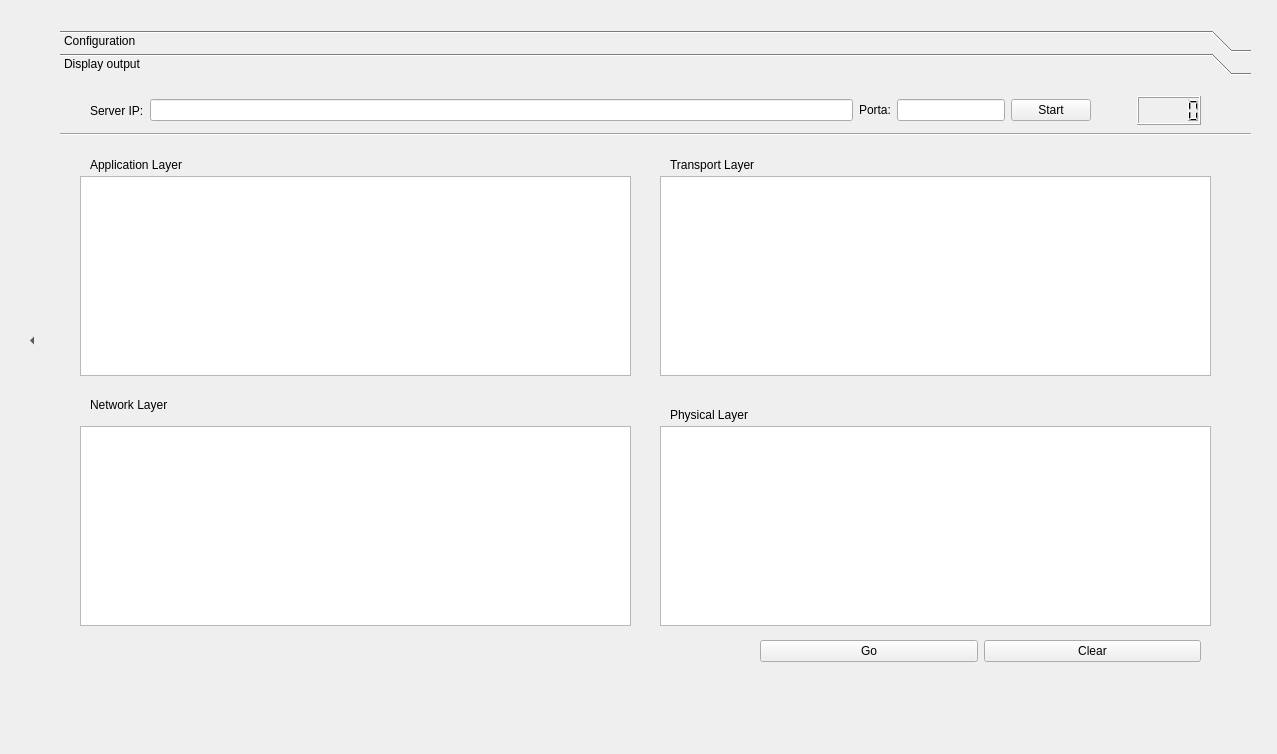
<?xml version="1.0" encoding="UTF-8"?>
<ui version="4.0">
 <class>ClientWidget</class>
 <widget class="QWidget" name="ClientWidget">
  <property name="geometry">
   <rect>
    <x>0</x>
    <y>0</y>
    <width>1277</width>
    <height>754</height>
   </rect>
  </property>
  <property name="windowTitle">
   <string>Form</string>
  </property>
  <widget class="QToolBox" name="toolBox">
   <property name="geometry">
    <rect>
     <x>60</x>
     <y>30</y>
     <width>1191</width>
     <height>651</height>
    </rect>
   </property>
   <property name="sizePolicy">
    <sizepolicy hsizetype="Preferred" vsizetype="Preferred">
     <horstretch>0</horstretch>
     <verstretch>0</verstretch>
    </sizepolicy>
   </property>
   <property name="focusPolicy">
    <enum>Qt::StrongFocus</enum>
   </property>
   <property name="contextMenuPolicy">
    <enum>Qt::DefaultContextMenu</enum>
   </property>
   <property name="autoFillBackground">
    <bool>false</bool>
   </property>
   <property name="midLineWidth">
    <number>0</number>
   </property>
   <property name="currentIndex">
    <number>1</number>
   </property>
   <property name="tabSpacing">
    <number>1</number>
   </property>
   <widget class="QWidget" name="ConfigurationPage">
    <property name="enabled">
     <bool>true</bool>
    </property>
    <property name="geometry">
     <rect>
      <x>0</x>
      <y>0</y>
      <width>1191</width>
      <height>605</height>
     </rect>
    </property>
    <property name="accessibleName">
     <string/>
    </property>
    <property name="autoFillBackground">
     <bool>true</bool>
    </property>
    <attribute name="label">
     <string>Configuration</string>
    </attribute>
    <widget class="Line" name="line_2">
     <property name="geometry">
      <rect>
       <x>0</x>
       <y>50</y>
       <width>1161</width>
       <height>16</height>
      </rect>
     </property>
     <property name="orientation">
      <enum>Qt::Horizontal</enum>
     </property>
    </widget>
    <widget class="QLabel" name="label_5">
     <property name="geometry">
      <rect>
       <x>20</x>
       <y>80</y>
       <width>121</width>
       <height>31</height>
      </rect>
     </property>
     <property name="text">
      <string>&lt;h2&gt;Options:&lt;/h2</string>
     </property>
    </widget>
    <widget class="QWidget" name="layoutWidget">
     <property name="geometry">
      <rect>
       <x>20</x>
       <y>20</y>
       <width>411</width>
       <height>24</height>
      </rect>
     </property>
     <layout class="QHBoxLayout" name="horizontalLayout">
      <item>
       <widget class="QLabel" name="label_4">
        <property name="text">
         <string>Transport Protocol:</string>
        </property>
       </widget>
      </item>
      <item alignment="Qt::AlignHCenter">
       <widget class="QRadioButton" name="radUDP">
        <property name="text">
         <string>UDP</string>
        </property>
        <property name="checked">
         <bool>true</bool>
        </property>
       </widget>
      </item>
      <item alignment="Qt::AlignHCenter">
       <widget class="QRadioButton" name="radTCP">
        <property name="text">
         <string>TCP</string>
        </property>
       </widget>
      </item>
     </layout>
    </widget>
    <widget class="Line" name="line_3">
     <property name="geometry">
      <rect>
       <x>1</x>
       <y>1</y>
       <width>1161</width>
       <height>16</height>
      </rect>
     </property>
     <property name="orientation">
      <enum>Qt::Horizontal</enum>
     </property>
    </widget>
    <widget class="QWidget" name="layoutWidget">
     <property name="geometry">
      <rect>
       <x>70</x>
       <y>300</y>
       <width>297</width>
       <height>24</height>
      </rect>
     </property>
     <layout class="QHBoxLayout" name="horizontalLayout_3">
      <item>
       <widget class="QCheckBox" name="stepBox">
        <property name="text">
         <string>Step-by-step</string>
        </property>
       </widget>
      </item>
      <item>
       <widget class="QCheckBox" name="checkBox">
        <property name="text">
         <string>Timer</string>
        </property>
       </widget>
      </item>
     </layout>
    </widget>
    <widget class="QWidget" name="horizontalLayoutWidget">
     <property name="geometry">
      <rect>
       <x>70</x>
       <y>240</y>
       <width>231</width>
       <height>29</height>
      </rect>
     </property>
     <layout class="QHBoxLayout" name="horizontalLayout_2">
      <item>
       <widget class="QLabel" name="label_3">
        <property name="sizePolicy">
         <sizepolicy hsizetype="Minimum" vsizetype="Expanding">
          <horstretch>0</horstretch>
          <verstretch>0</verstretch>
         </sizepolicy>
        </property>
        <property name="text">
         <string>Gateway:</string>
        </property>
       </widget>
      </item>
      <item>
       <widget class="QLineEdit" name="inputGateway">
        <property name="sizePolicy">
         <sizepolicy hsizetype="MinimumExpanding" vsizetype="Fixed">
          <horstretch>0</horstretch>
          <verstretch>0</verstretch>
         </sizepolicy>
        </property>
        <property name="focusPolicy">
         <enum>Qt::NoFocus</enum>
        </property>
        <property name="frame">
         <bool>true</bool>
        </property>
       </widget>
      </item>
     </layout>
    </widget>
    <widget class="QWidget" name="horizontalLayoutWidget_4">
     <property name="geometry">
      <rect>
       <x>70</x>
       <y>140</y>
       <width>230</width>
       <height>29</height>
      </rect>
     </property>
     <layout class="QHBoxLayout" name="horizontalLayout_7">
      <item>
       <widget class="QLabel" name="label_10">
        <property name="sizePolicy">
         <sizepolicy hsizetype="Minimum" vsizetype="Preferred">
          <horstretch>0</horstretch>
          <verstretch>0</verstretch>
         </sizepolicy>
        </property>
        <property name="text">
         <string>Frame size:</string>
        </property>
       </widget>
      </item>
      <item>
       <widget class="QLineEdit" name="inputMTU">
        <property name="sizePolicy">
         <sizepolicy hsizetype="MinimumExpanding" vsizetype="Fixed">
          <horstretch>0</horstretch>
          <verstretch>0</verstretch>
         </sizepolicy>
        </property>
        <property name="text">
         <string>4096</string>
        </property>
       </widget>
      </item>
     </layout>
    </widget>
    <widget class="QWidget" name="horizontalLayoutWidget_3">
     <property name="geometry">
      <rect>
       <x>70</x>
       <y>350</y>
       <width>411</width>
       <height>36</height>
      </rect>
     </property>
     <layout class="QHBoxLayout" name="horizontalLayout_6">
      <item>
       <widget class="QCheckBox" name="checkBox_2">
        <property name="text">
         <string>Probability of collision(%):</string>
        </property>
       </widget>
      </item>
      <item>
       <widget class="QSlider" name="horizontalSlider">
        <property name="enabled">
         <bool>false</bool>
        </property>
        <property name="acceptDrops">
         <bool>true</bool>
        </property>
        <property name="autoFillBackground">
         <bool>false</bool>
        </property>
        <property name="maximum">
         <number>20</number>
        </property>
        <property name="singleStep">
         <number>5</number>
        </property>
        <property name="pageStep">
         <number>5</number>
        </property>
        <property name="value">
         <number>0</number>
        </property>
        <property name="tracking">
         <bool>false</bool>
        </property>
        <property name="orientation">
         <enum>Qt::Horizontal</enum>
        </property>
        <property name="invertedAppearance">
         <bool>false</bool>
        </property>
        <property name="invertedControls">
         <bool>false</bool>
        </property>
        <property name="tickPosition">
         <enum>QSlider::TicksBelow</enum>
        </property>
        <property name="tickInterval">
         <number>5</number>
        </property>
       </widget>
      </item>
     </layout>
    </widget>
    <widget class="QWidget" name="horizontalLayoutWidget_6">
     <property name="geometry">
      <rect>
       <x>70</x>
       <y>190</y>
       <width>231</width>
       <height>29</height>
      </rect>
     </property>
     <layout class="QHBoxLayout" name="horizontalLayout_9">
      <item>
       <widget class="QLabel" name="label_13">
        <property name="sizePolicy">
         <sizepolicy hsizetype="Minimum" vsizetype="Expanding">
          <horstretch>0</horstretch>
          <verstretch>0</verstretch>
         </sizepolicy>
        </property>
        <property name="text">
         <string>Mask:</string>
        </property>
       </widget>
      </item>
      <item>
       <widget class="QLineEdit" name="inputMask">
        <property name="sizePolicy">
         <sizepolicy hsizetype="MinimumExpanding" vsizetype="Fixed">
          <horstretch>0</horstretch>
          <verstretch>0</verstretch>
         </sizepolicy>
        </property>
        <property name="focusPolicy">
         <enum>Qt::NoFocus</enum>
        </property>
        <property name="text">
         <string>255.255.255.0</string>
        </property>
        <property name="frame">
         <bool>true</bool>
        </property>
       </widget>
      </item>
     </layout>
    </widget>
    <widget class="QLabel" name="logLink">
     <property name="geometry">
      <rect>
       <x>1040</x>
       <y>550</y>
       <width>91</width>
       <height>20</height>
      </rect>
     </property>
     <property name="sizePolicy">
      <sizepolicy hsizetype="Preferred" vsizetype="Preferred">
       <horstretch>0</horstretch>
       <verstretch>0</verstretch>
      </sizepolicy>
     </property>
     <property name="cursor">
      <cursorShape>PointingHandCursor</cursorShape>
     </property>
     <property name="mouseTracking">
      <bool>true</bool>
     </property>
     <property name="focusPolicy">
      <enum>Qt::StrongFocus</enum>
     </property>
     <property name="contextMenuPolicy">
      <enum>Qt::ActionsContextMenu</enum>
     </property>
     <property name="acceptDrops">
      <bool>false</bool>
     </property>
     <property name="autoFillBackground">
      <bool>false</bool>
     </property>
     <property name="frameShape">
      <enum>QFrame::NoFrame</enum>
     </property>
     <property name="text">
      <string>&lt;html&gt;&lt;head/&gt;&lt;body&gt;&lt;p&gt; Access Log&lt;/p&gt;&lt;/body&gt;&lt;/html&gt;</string>
     </property>
     <property name="openExternalLinks">
      <bool>true</bool>
     </property>
    </widget>
    <widget class="Line" name="line">
     <property name="geometry">
      <rect>
       <x>50</x>
       <y>530</y>
       <width>1091</width>
       <height>21</height>
      </rect>
     </property>
     <property name="orientation">
      <enum>Qt::Horizontal</enum>
     </property>
    </widget>
    <zorder>layoutWidget</zorder>
    <zorder>horizontalLayoutWidget</zorder>
    <zorder>horizontalLayoutWidget_4</zorder>
    <zorder>layoutWidget</zorder>
    <zorder>line_2</zorder>
    <zorder>label_5</zorder>
    <zorder>line_3</zorder>
    <zorder>horizontalLayoutWidget_3</zorder>
    <zorder>horizontalLayoutWidget_6</zorder>
    <zorder>logLink</zorder>
    <zorder>line</zorder>
   </widget>
   <widget class="QWidget" name="displayPage">
    <property name="geometry">
     <rect>
      <x>0</x>
      <y>0</y>
      <width>1191</width>
      <height>605</height>
     </rect>
    </property>
    <attribute name="label">
     <string>Display output</string>
    </attribute>
    <widget class="Line" name="line_4">
     <property name="geometry">
      <rect>
       <x>0</x>
       <y>50</y>
       <width>1261</width>
       <height>16</height>
      </rect>
     </property>
     <property name="orientation">
      <enum>Qt::Horizontal</enum>
     </property>
    </widget>
    <widget class="QWidget" name="layoutWidget">
     <property name="geometry">
      <rect>
       <x>30</x>
       <y>20</y>
       <width>1111</width>
       <height>29</height>
      </rect>
     </property>
     <layout class="QHBoxLayout" name="horizontalLayout_4">
      <item>
       <widget class="QLabel" name="label">
        <property name="sizePolicy">
         <sizepolicy hsizetype="Preferred" vsizetype="Preferred">
          <horstretch>0</horstretch>
          <verstretch>0</verstretch>
         </sizepolicy>
        </property>
        <property name="text">
         <string>Server IP:</string>
        </property>
       </widget>
      </item>
      <item>
       <widget class="QLineEdit" name="serverIPInput">
        <property name="sizePolicy">
         <sizepolicy hsizetype="Expanding" vsizetype="Fixed">
          <horstretch>0</horstretch>
          <verstretch>0</verstretch>
         </sizepolicy>
        </property>
        <property name="inputMask">
         <string/>
        </property>
        <property name="text">
         <string/>
        </property>
        <property name="maxLength">
         <number>3333</number>
        </property>
       </widget>
      </item>
      <item>
       <widget class="QLabel" name="label_2">
        <property name="sizePolicy">
         <sizepolicy hsizetype="Preferred" vsizetype="Maximum">
          <horstretch>0</horstretch>
          <verstretch>0</verstretch>
         </sizepolicy>
        </property>
        <property name="text">
         <string>Porta:</string>
        </property>
       </widget>
      </item>
      <item>
       <widget class="QLineEdit" name="portaInput">
        <property name="sizePolicy">
         <sizepolicy hsizetype="Preferred" vsizetype="Fixed">
          <horstretch>0</horstretch>
          <verstretch>0</verstretch>
         </sizepolicy>
        </property>
        <property name="inputMethodHints">
         <set>Qt::ImhDigitsOnly</set>
        </property>
       </widget>
      </item>
      <item>
       <widget class="QPushButton" name="startButton">
        <property name="sizePolicy">
         <sizepolicy hsizetype="Maximum" vsizetype="Fixed">
          <horstretch>0</horstretch>
          <verstretch>0</verstretch>
         </sizepolicy>
        </property>
        <property name="text">
         <string>Start</string>
        </property>
        <property name="checkable">
         <bool>false</bool>
        </property>
       </widget>
      </item>
      <item>
       <spacer name="horizontalSpacer">
        <property name="orientation">
         <enum>Qt::Horizontal</enum>
        </property>
        <property name="sizeType">
         <enum>QSizePolicy::Fixed</enum>
        </property>
        <property name="sizeHint" stdset="0">
         <size>
          <width>40</width>
          <height>20</height>
         </size>
        </property>
       </spacer>
      </item>
      <item>
       <widget class="QLCDNumber" name="lcdNumber">
        <property name="sizePolicy">
         <sizepolicy hsizetype="Fixed" vsizetype="Minimum">
          <horstretch>0</horstretch>
          <verstretch>0</verstretch>
         </sizepolicy>
        </property>
       </widget>
      </item>
     </layout>
    </widget>
    <widget class="QLabel" name="label_6">
     <property name="geometry">
      <rect>
       <x>30</x>
       <y>80</y>
       <width>201</width>
       <height>17</height>
      </rect>
     </property>
     <property name="text">
      <string>Application Layer</string>
     </property>
    </widget>
    <widget class="QTextEdit" name="applicationLOut">
     <property name="geometry">
      <rect>
       <x>20</x>
       <y>100</y>
       <width>551</width>
       <height>200</height>
      </rect>
     </property>
     <property name="cursor" stdset="0">
      <cursorShape>PointingHandCursor</cursorShape>
     </property>
     <property name="mouseTracking">
      <bool>true</bool>
     </property>
     <property name="styleSheet">
      <string notr="true">font: 11pt &quot;Ubuntu Condensed&quot;;</string>
     </property>
     <property name="horizontalScrollBarPolicy">
      <enum>Qt::ScrollBarAsNeeded</enum>
     </property>
     <property name="documentTitle">
      <string/>
     </property>
     <property name="lineWrapMode">
      <enum>QTextEdit::NoWrap</enum>
     </property>
     <property name="readOnly">
      <bool>true</bool>
     </property>
     <property name="html">
      <string>&lt;!DOCTYPE HTML PUBLIC &quot;-//W3C//DTD HTML 4.0//EN&quot; &quot;http://www.w3.org/TR/REC-html40/strict.dtd&quot;&gt;
&lt;html&gt;&lt;head&gt;&lt;meta name=&quot;qrichtext&quot; content=&quot;1&quot; /&gt;&lt;style type=&quot;text/css&quot;&gt;
p, li { white-space: pre-wrap; }
&lt;/style&gt;&lt;/head&gt;&lt;body style=&quot; font-family:'Ubuntu Condensed'; font-size:11pt; font-weight:400; font-style:normal;&quot;&gt;
&lt;p style=&quot;-qt-paragraph-type:empty; margin-top:0px; margin-bottom:0px; margin-left:0px; margin-right:0px; -qt-block-indent:0; text-indent:0px; font-family:'Ubuntu';&quot;&gt;&lt;br /&gt;&lt;/p&gt;&lt;/body&gt;&lt;/html&gt;</string>
     </property>
     <property name="acceptRichText">
      <bool>true</bool>
     </property>
     <property name="textInteractionFlags">
      <set>Qt::TextBrowserInteraction</set>
     </property>
    </widget>
    <widget class="QLabel" name="label_7">
     <property name="geometry">
      <rect>
       <x>610</x>
       <y>80</y>
       <width>231</width>
       <height>17</height>
      </rect>
     </property>
     <property name="text">
      <string>Transport Layer</string>
     </property>
    </widget>
    <widget class="QTextEdit" name="transportLOut">
     <property name="geometry">
      <rect>
       <x>600</x>
       <y>100</y>
       <width>551</width>
       <height>200</height>
      </rect>
     </property>
     <property name="sizePolicy">
      <sizepolicy hsizetype="Expanding" vsizetype="Expanding">
       <horstretch>0</horstretch>
       <verstretch>0</verstretch>
      </sizepolicy>
     </property>
     <property name="cursor" stdset="0">
      <cursorShape>PointingHandCursor</cursorShape>
     </property>
     <property name="mouseTracking">
      <bool>true</bool>
     </property>
     <property name="styleSheet">
      <string notr="true">font: 11pt &quot;Ubuntu Condensed&quot;;</string>
     </property>
     <property name="frameShape">
      <enum>QFrame::StyledPanel</enum>
     </property>
     <property name="frameShadow">
      <enum>QFrame::Raised</enum>
     </property>
     <property name="verticalScrollBarPolicy">
      <enum>Qt::ScrollBarAsNeeded</enum>
     </property>
     <property name="horizontalScrollBarPolicy">
      <enum>Qt::ScrollBarAsNeeded</enum>
     </property>
     <property name="lineWrapMode">
      <enum>QTextEdit::NoWrap</enum>
     </property>
     <property name="readOnly">
      <bool>true</bool>
     </property>
     <property name="html">
      <string>&lt;!DOCTYPE HTML PUBLIC &quot;-//W3C//DTD HTML 4.0//EN&quot; &quot;http://www.w3.org/TR/REC-html40/strict.dtd&quot;&gt;
&lt;html&gt;&lt;head&gt;&lt;meta name=&quot;qrichtext&quot; content=&quot;1&quot; /&gt;&lt;style type=&quot;text/css&quot;&gt;
p, li { white-space: pre-wrap; }
&lt;/style&gt;&lt;/head&gt;&lt;body style=&quot; font-family:'Ubuntu Condensed'; font-size:11pt; font-weight:400; font-style:normal;&quot;&gt;
&lt;p style=&quot;-qt-paragraph-type:empty; margin-top:0px; margin-bottom:0px; margin-left:0px; margin-right:0px; -qt-block-indent:0; text-indent:0px; font-family:'Ubuntu';&quot;&gt;&lt;br /&gt;&lt;/p&gt;&lt;/body&gt;&lt;/html&gt;</string>
     </property>
     <property name="textInteractionFlags">
      <set>Qt::TextBrowserInteraction</set>
     </property>
    </widget>
    <widget class="QLabel" name="label_8">
     <property name="geometry">
      <rect>
       <x>30</x>
       <y>320</y>
       <width>211</width>
       <height>17</height>
      </rect>
     </property>
     <property name="text">
      <string>Network Layer</string>
     </property>
    </widget>
    <widget class="QLabel" name="label_9">
     <property name="geometry">
      <rect>
       <x>610</x>
       <y>330</y>
       <width>211</width>
       <height>17</height>
      </rect>
     </property>
     <property name="text">
      <string>Physical Layer</string>
     </property>
    </widget>
    <widget class="QTextEdit" name="physicalLOut">
     <property name="geometry">
      <rect>
       <x>600</x>
       <y>350</y>
       <width>551</width>
       <height>200</height>
      </rect>
     </property>
     <property name="cursor" stdset="0">
      <cursorShape>PointingHandCursor</cursorShape>
     </property>
     <property name="mouseTracking">
      <bool>true</bool>
     </property>
     <property name="styleSheet">
      <string notr="true">font: 11pt &quot;Ubuntu Condensed&quot;;</string>
     </property>
     <property name="lineWrapMode">
      <enum>QTextEdit::NoWrap</enum>
     </property>
     <property name="readOnly">
      <bool>true</bool>
     </property>
     <property name="textInteractionFlags">
      <set>Qt::TextBrowserInteraction</set>
     </property>
    </widget>
    <widget class="QTextEdit" name="networkLOut">
     <property name="geometry">
      <rect>
       <x>20</x>
       <y>350</y>
       <width>551</width>
       <height>200</height>
      </rect>
     </property>
     <property name="cursor" stdset="0">
      <cursorShape>PointingHandCursor</cursorShape>
     </property>
     <property name="mouseTracking">
      <bool>true</bool>
     </property>
     <property name="styleSheet">
      <string notr="true">font: 11pt &quot;Ubuntu Condensed&quot;;</string>
     </property>
     <property name="lineWrapMode">
      <enum>QTextEdit::NoWrap</enum>
     </property>
     <property name="textInteractionFlags">
      <set>Qt::TextBrowserInteraction</set>
     </property>
    </widget>
    <widget class="QWidget" name="horizontalLayoutWidget_2">
     <property name="geometry">
      <rect>
       <x>700</x>
       <y>550</y>
       <width>441</width>
       <height>51</height>
      </rect>
     </property>
     <layout class="QHBoxLayout" name="horizontalLayout_5">
      <item>
       <widget class="QPushButton" name="goButton">
        <property name="text">
         <string>Go</string>
        </property>
       </widget>
      </item>
      <item>
       <widget class="QPushButton" name="clearButton">
        <property name="text">
         <string>Clear</string>
        </property>
       </widget>
      </item>
     </layout>
    </widget>
   </widget>
  </widget>
  <widget class="QToolButton" name="toolButton">
   <property name="geometry">
    <rect>
     <x>20</x>
     <y>40</y>
     <width>24</width>
     <height>601</height>
    </rect>
   </property>
   <property name="text">
    <string>...</string>
   </property>
   <property name="popupMode">
    <enum>QToolButton::DelayedPopup</enum>
   </property>
   <property name="autoRaise">
    <bool>true</bool>
   </property>
   <property name="arrowType">
    <enum>Qt::LeftArrow</enum>
   </property>
  </widget>
 </widget>
 <resources/>
 <connections/>
</ui>
